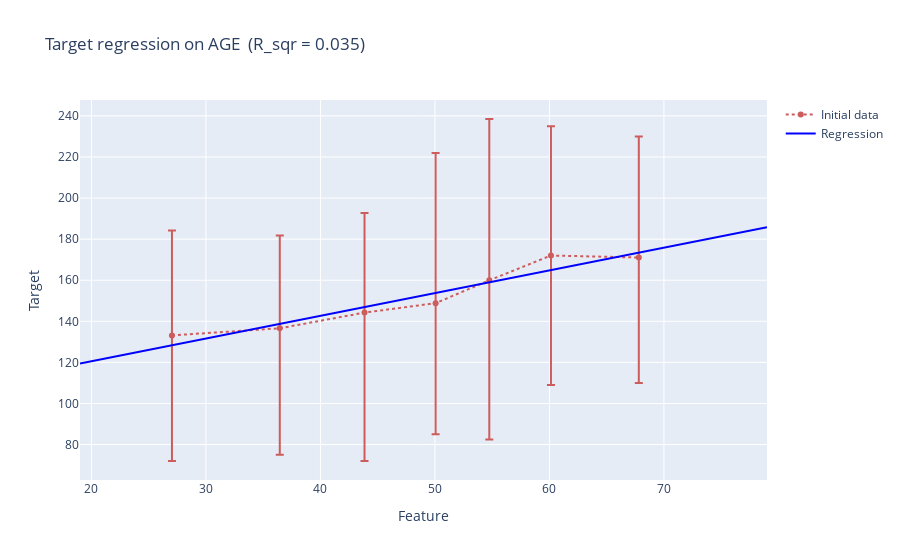

Notebook cell for this chart:
### Code cell
feature_line(X['AGE'], y, 7, 'AGE', clip = False)
